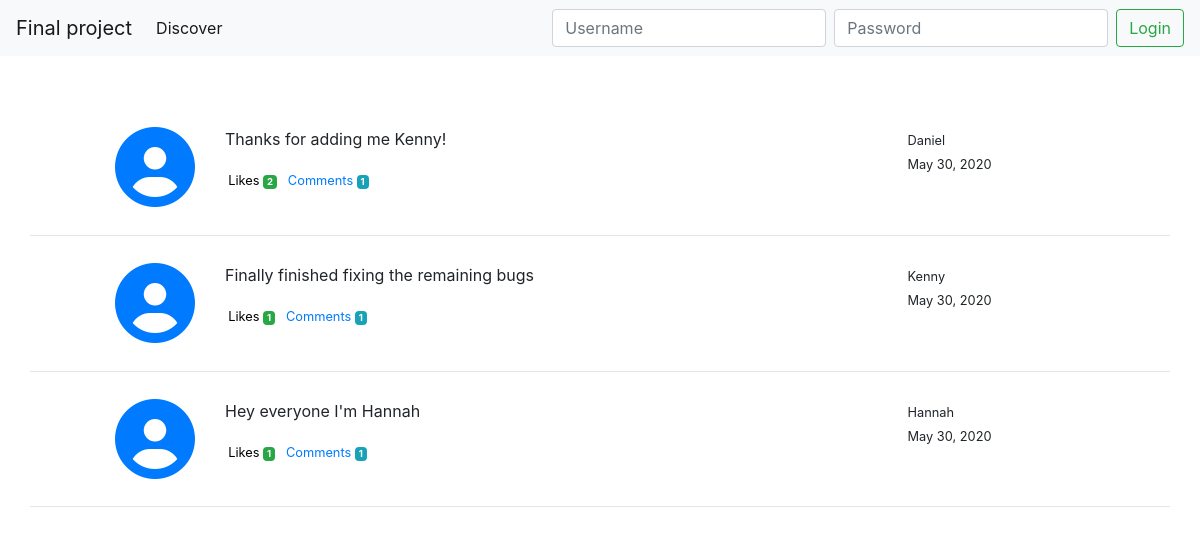
The page / on the database its author committed.
### discover/models.py (models this page shows, shortened)
class Post(models.Model):
	userid = models.ForeignKey(User, on_delete=models.CASCADE)
	likes = models.IntegerField(default=0)
	comments = models.IntegerField(default=0)
	post = models.CharField(max_length = 500)
	date = models.DateField(auto_now = True)

### discover/views.py (the view)
# urls.py: path('', views.discover, name='discover'),
def discover(request):
	context = {
		'posts': Post.objects.all()
	}
	return render(request, 'discover/discover.html', context)

### discover/templates/discover/discover.html (shortened to what this page needs)
{% extends 'discover/layout.html' %}
{% load static %}
{% block content %}
	{% for post in posts %}
		<div class="row post-container">
			<div class="col-lg-2">
				<a href="{% url 'profile' username=post.userid.username %}"><i class="fas fa-user-circle fa-5x float-right cursor"></i></a>
				</div>
			<div class="col-lg-7">
				<p>{{post.post}}</p>
				<small class="post-stats cursor"><a style="color: black;" href="{% url 'like' id=post.id %}">Likes</a> <span class="badge badge-success">{{post.likes}}</span></small>
				<small class="post-stats cursor"><a href="{% url 'comment' id=post.id %}">Comments</a> <span class="badge badge-info">{{post.comments}}</span></small>
			</div>
			<div class="col-lg-3">
				<small>{{post.userid}}</small>
				<small><br>{{post.date}}</small>
			</div>
		</div>
		<hr>
	{% endfor %}
{% endblock %}

### discover/templates/discover/layout.html (shortened to what this page needs)
<!DOCTYPE html>
{% load static %}
<html>
	<head>
		<link rel="stylesheet" type="text/css" href="{% static 'css/main.css' %}">
		<link rel="stylesheet" href="https://stackpath.bootstrapcdn.com/bootstrap/4.5.0/css/bootstrap.min.css">
	</head>
	<body>
		{% if request.user.username %}
			<nav class="navbar navbar-expand-lg navbar-light bg-light">
				<a class="navbar-brand" href="#">Final project</a>
			  	<button class="navbar-toggler" type="button" data-toggle="collapse" data-target="#navbarSupportedContent" aria-controls="navbarSupportedContent" aria-expanded="false" aria-label="Toggle navigation">
			    	<span class="navbar-toggler-icon"></span>
			  	</button>
			  	<div class="collapse navbar-collapse" id="navbarSupportedContent">
			    	<ul class="navbar-nav mr-auto">
			    		<li class="nav-item">
			        		<a class="nav-link" href="{% url 'dashboard' %}">Dashboard</a>
			      		</li>
			      		<li class="nav-item active">
			        		<a class="nav-link" href="{% url 'discover' %}">Discover</a>
			      		</li>
			      		<li class="nav-item"><a class="nav-link" href="{% url 'logout' %}">Logout</a></li>
			    	</ul>
			    	<ul class="navbar-nav">
			    		<li class="nav-item"><a class="text-success nav-link" href="#">Welcome {{request.user.username}}</a></li>
			    	</ul>
			  	</div>
			</nav>
		{% else %}
		<nav class="navbar navbar-expand-lg navbar-light bg-light">
			<a class="navbar-brand" href="#">Final project</a>
		  	<div class="collapse navbar-collapse" id="navbarSupportedContent">
		    	<ul class="navbar-nav mr-auto">
		      		<li class="nav-item active">
		        		<a class="nav-link" href="{% url 'discover' %}">Discover</a>
		      		</li>
		    	</ul>
		    	<form class="form-inline my-2 my-lg-0" method="post" action="{% url 'login' %}">
		      		<input class="form-control mr-sm-2" name="user" type="text" placeholder="Username" autocomplete="off" required>
		      		<input class="form-control mr-sm-2" name="password" type="password" placeholder="Password" autocomplete="off" required>
		      		<button class="btn btn-outline-success my-2 my-sm-0" type="submit">Login</button>
		    	</form>
		  	</div>
		</nav>
		{% endif %}
		<div class="container" style="padding: 5% 0;">
			{% block content %}
			{% endblock %}
		</div>
	</body>
</html>

### static/css/main.css (style rules this page uses)
html, body { margin: 0 !important; padding: 0 !important; }
body { overflow-x: hidden; }
a { text-decoration: none !important; }
.cursor { cursor: pointer; }
.post-stats { padding: 0 0.5%; }
.post-container { padding: 1% 0; }

### rows shown on the page
Post: post "Thanks for adding me Kenny!", likes "2", comments "1", userid "Daniel", date "May 30, 2020"
Post: post "Finally finished fixing the remaining bugs", likes "1", comments "1", userid "Kenny", date "May 30, 2020"
Post: post "Hey everyone I'm Hannah", likes "1", comments "1", userid "Hannah", date "May 30, 2020"
